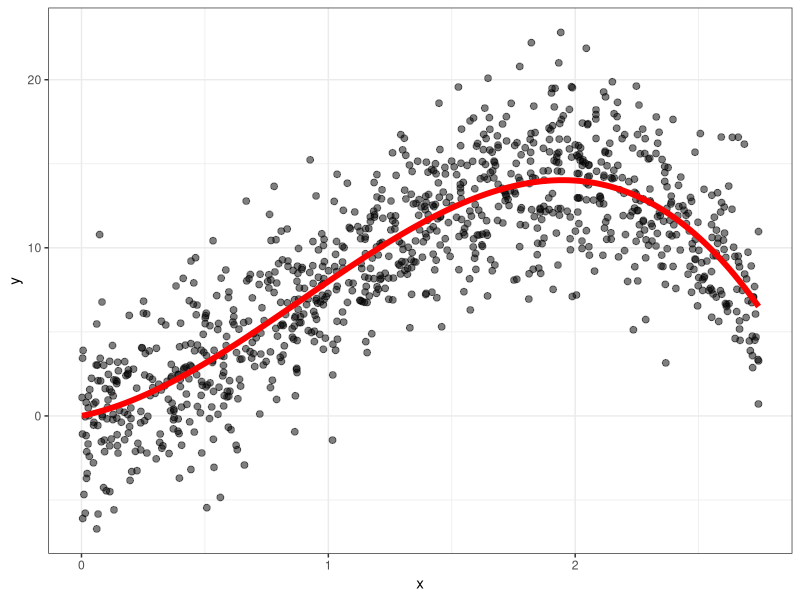
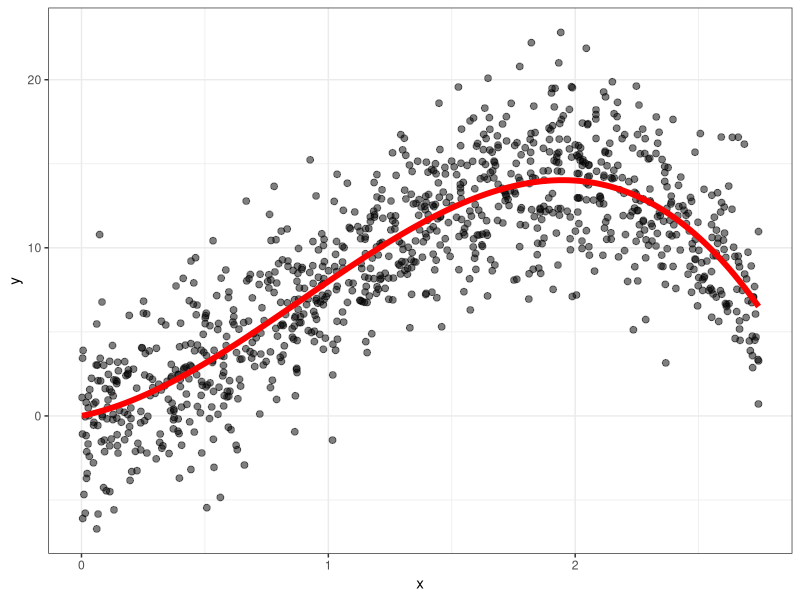
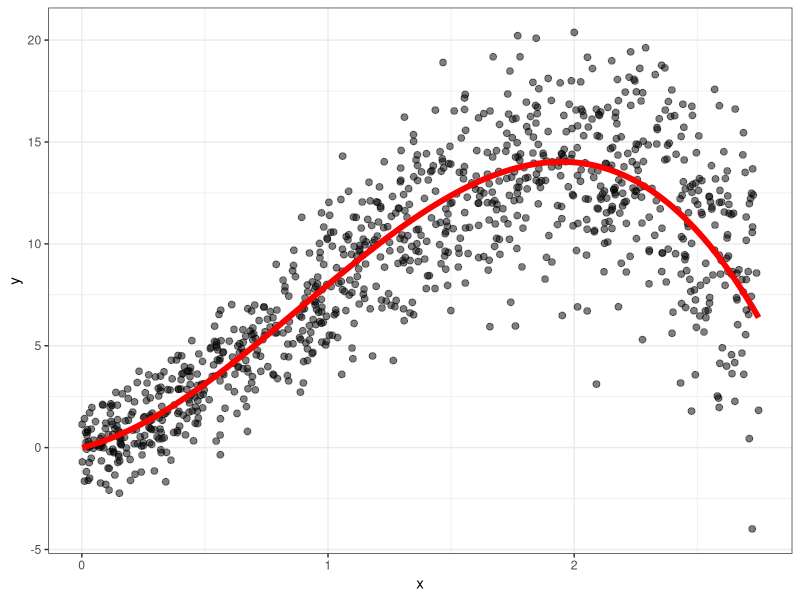
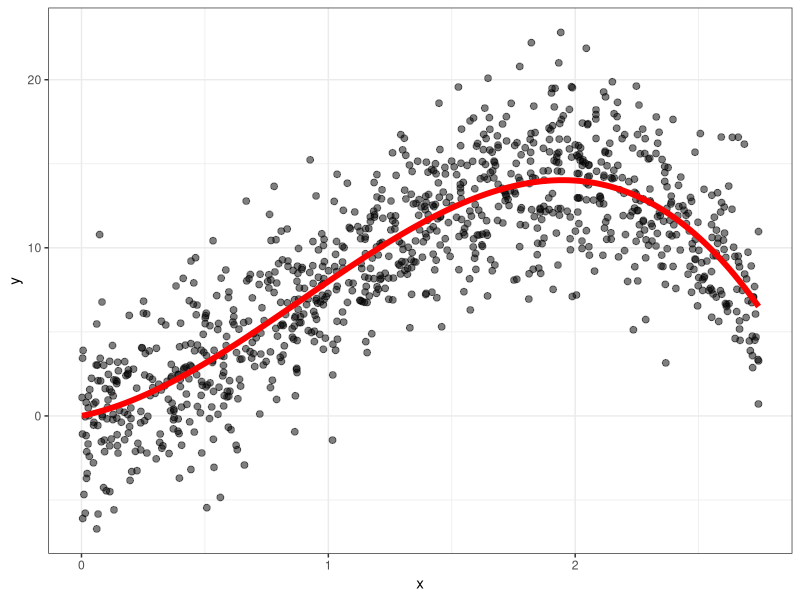
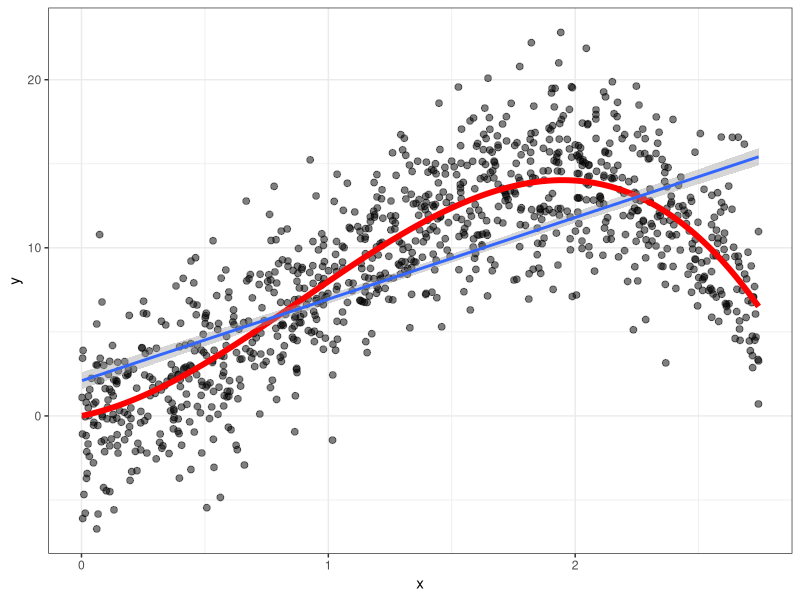
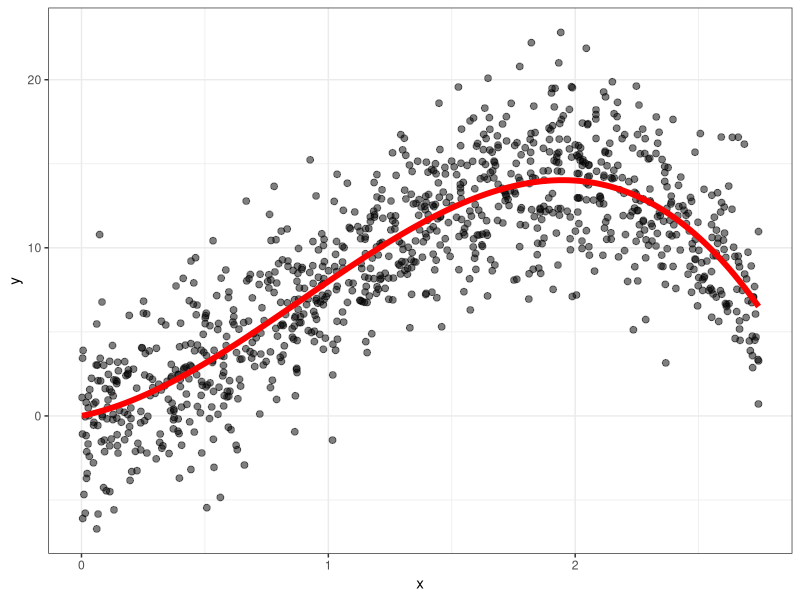
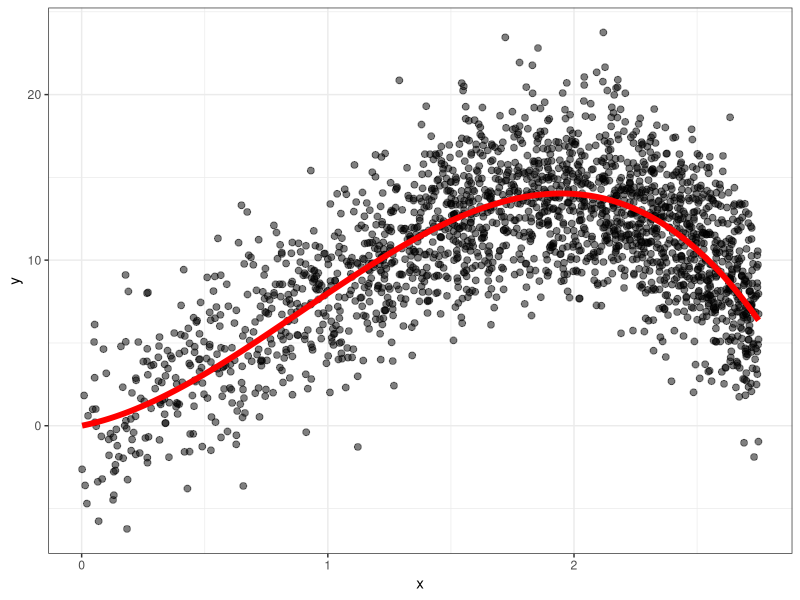
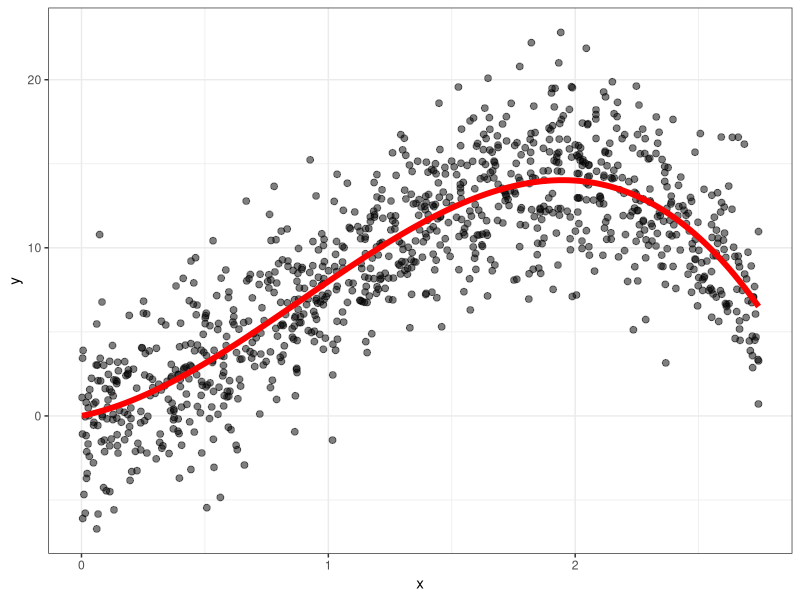

R code for these plots, in order:
## ---- chunk 1
library(tidyverse)
knitr::opts_chunk$set(fig.height=5, fig.width=8.5, fig.align="center", warning = F, message = F)
## ---- chunk 2
n <- 1000
dat <- tibble(x = runif(n, min = 0, max = 2.75)) |> 
  mutate(mu = 3*x + 8*x^2 - 3*x^3,
         y = rnorm(n, mean = mu, sd = 3))
p <- dat |> 
  ggplot(aes(x = x, y = y)) + 
  geom_point(alpha = .5, size = 2) +
  theme_bw() + 
  geom_line(aes(y = mu), col = "red", lwd = 2)
p
## ---- chunk 3
p
## ---- chunk 4
tibble(x = runif(n, min = 0, max = 2.75)) |> 
  mutate(mu = 3*x + 8*x^2 - 3*x^3,
         y = rnorm(n, mean = mu, sd = 1 + x)) |> 
  ggplot(aes(x = x, y = y)) + 
  geom_point(alpha = .5, size = 2) +
  theme_bw() + 
  geom_line(aes(y = mu), col = "red", lwd = 2)
## ---- chunk 5
p
## ---- chunk 6
p + 
  geom_smooth(method = lm)
## ---- chunk 7
p
## ---- chunk 8
n <- 5000
tibble(x = rnorm(n, mean = 3, sd = 1.5)) |> 
  mutate(mu = 3*x + 8*x^2 - 3*x^3,
         y = rnorm(n, mean = mu, sd = 3)) |> 
  filter(x > 0 & x < 2.75) |> 
  ggplot(aes(x = x, y = y)) + 
  geom_point(alpha = .5, size = 2) +
  theme_bw() + 
  geom_line(aes(y = mu), col = "red", lwd = 2)
## ---- chunk 9
p
## ---- chunk 10
head(dat, 4)
## ---- chunk 11
dat |> 
  summarize(var(y), var(y - mu), var(mu))
## ---- chunk 12
cef_alpha <- 0
cef_slope <- 2
n <- 15

set.seed(60641)
dat <- tibble(x = runif(n)) |> 
  mutate(y = rnorm(n, mean = cef_alpha + cef_slope*x, sd = .5)) |> 
  arrange(x)

the_lm <- lm(y ~ x, data = dat)

i <- 15
j <- 12
dat |> 
  ggplot(aes(x = x, y = y)) + 
  geom_point() + 
  geom_abline(slope = cef_slope, intercept = cef_alpha, col = "red", lwd = 1) + 
  geom_abline(slope = coef(the_lm)[2], intercept = coef(the_lm)[1], col = "black", lwd = 1) + 
  geom_text(x = .9, y = 1.9, label = "CEF", col = "red") + 
  geom_text(x = .9, y = .1 + predict(the_lm, newdata = data.frame(x = .9)), label = "OLS", col = "black") +
  geom_segment(x = dat$x[i], xend = dat$x[i], y = 2*dat$x[i], yend = dat$y[i], col = "red") + 
  geom_segment(x = dat$x[j], xend = dat$x[j], y = predict(the_lm, newdata = data.frame(x = dat$x[j])), yend = dat$y[j], col = "black")
  
 
## ---- chunk 13
ssr <- function(intercept, slope, dat){
  dat |> 
    mutate(prediction = intercept + slope*x,
           resid = y - prediction) |> 
    summarize(sum(resid^2)) |> 
    as.numeric()
}

betas <- expand_grid(intercept = seq(-1, 1, by = .025),
                    slope = seq(0, 4, by = .025))
                    
ssrs <- betas |> 
  mutate(this_ssr = pmap_dbl(betas, ssr, dat = dat)) 

the_min <- ssrs |> 
  filter(this_ssr == min(this_ssr))
the_min
## ---- chunk 14
nudge_x <-.05
nudge_y <-.025

ssrs |> 
  ggplot(aes(x = intercept, y = slope, z = this_ssr)) + 
  geom_contour() + 
  geom_point(x = coef(the_lm)[1], y = coef(the_lm)[2]) + 
  geom_point(x = 0, y = 2, col = "red") + 
  labs(x = "Intercept", y = "Slope", title = "Sum of squared residuals by grid method") +
  geom_text(x = 0 + nudge_x, y = 2 + nudge_y, label = "BLP") + 
  geom_text(data = the_min, aes(label = "Minimum\nSSR\ngrid point"), nudge_x = nudge_x, nudge_y = nudge_y)


## ---- chunk 15
X <- cbind(1, dat$x)
Y <- dat$y
solve(t(X)%*%X)%*%(t(X)%*%Y)
## ---- chunk 16
lm(y ~ x, data = dat)
## ---- chunk 17
lm(y ~ x, data = dat) |> summary()
## ---- chunk 18
pres <- read_csv("./../data/pres_data.csv") %>% 
  filter(year < 2020)
## ---- chunk 19
vote_app <- pres %>% 
  ggplot(aes(x = juneapp, y = incvote, label = year)) + 
  geom_point() + 
  ggrepel::geom_text_repel(size = 2) 
vote_app
## ---- chunk 20
vote_app + 
  geom_smooth(method = lm, se = F)
## ---- chunk 21
lm(incvote ~ juneapp, 
   data = pres)
## ---- chunk 22
# add variables to data
pres2 <- pres |> 
  mutate(juneapp_squared = juneapp^2,
         juneapp_cubed = juneapp^3)
lm(incvote ~ juneapp + juneapp_squared + juneapp_cubed, data = pres2)
## ---- chunk 23
# add variables to formula using I()
lm(incvote ~ juneapp + I(juneapp^2) + I(juneapp^3), data = pres)
## ---- chunk 24
# poly() function
lm(incvote ~ poly(juneapp, degree = 3, raw = T), data = pres)
## ---- chunk 25
pres %>% 
  ggplot(aes(x = juneapp, y = incvote)) + 
  geom_point() + 
  geom_smooth(method = "lm", se = F)
## ---- chunk 26
pres %>% 
  ggplot(aes(x = juneapp, y = incvote)) + 
  geom_point() + 
  geom_smooth(method = "lm", se = F,   #<<
              formula = y ~ poly(x, 3)) #<<
## ---- chunk 27
pres %>% 
  ggplot(aes(x = juneapp, y = incvote)) + 
  geom_point() + 
  geom_smooth(method = "lm", se = F,
              formula = y ~ poly(x, 12)) + #<<
  coord_cartesian(ylim = c(45, 62))
## ---- chunk 28
p
## ---- chunk 29
draw_dat <- function(n = 15){
  tibble(x = runif(n, min = 0, max = 2.75)) |> 
    mutate(mu = 3*x + 8*x^2 - 3*x^3, y = rnorm(n, mean = mu, sd = 3))
}

get_mse <- function(dat, mod){
  dat |> 
    mutate(resid = dat$y - predict(mod, newdata = dat)) |> 
    summarize(mean(resid^2)) |> 
    as.numeric()  
}
## ---- chunk 30
cef_dat <- tibble(x = seq(0, 2.75, by = .01)) |> 
  mutate(mu = 3*x + 8*x^2 - 3*x^3)

plot_dat <- draw_dat(n = 25)

base_plot <- plot_dat |> 
  ggplot(aes(x = x, y = y)) + 
  geom_point() +
  geom_line(data = cef_dat, aes(y = mu), col = "red", lwd = 2) + 
  geom_text(x = 0, y = 1, col = "red", label = "CEF") + 
  coord_cartesian(ylim = c(-5, 20))
## ---- chunk 31
base_plot +
  geom_smooth(method = "lm", se = F) + 
  labs(title = "Linear fit (polynomial order = 1)")
## ---- chunk 32
base_plot +
  geom_smooth(method = "lm", se = F, formula = y ~ poly(x, 3)) +
  labs(title = "Cubic fit (polynomial order = 3)")
## ---- chunk 33
big_dat <- draw_dat(n = 15000)
mod <- lm(y ~ x, data = dat)
results <- expand_grid(k = c(1, 2, 3, 4, 5),
            rep = 1:200,
            n = c(15, 50, 100, 500)) |> 
  mutate(data = map(n, draw_dat),
         mod = map2(k, data, ~ lm(y ~ poly(x, .x), data = .y)),
         mse_in_sample = map2_dbl(data, mod, get_mse),
         mse_out_of_sample = map_dbl(mod, get_mse, dat = big_dat)) 
## ---- chunk 34
results |> 
  pivot_longer(cols = contains("sample"), names_prefix = "mse_") |> 
  group_by(k, n, name) |> 
  summarize(value = mean(value)) |> 
  mutate(name = ifelse(name == "in_sample", "Mean squared residual\n(in sample)", "Mean squared error\n(in population)"),
         samp_size = factor(str_c("n = ", n)),
         samp_size = fct_reorder(samp_size, n)) |> 
  ggplot(aes(x = k, y = value, col = name)) + 
  geom_line(lwd = 1) + 
  coord_cartesian(ylim = c(0,30)) + 
  facet_wrap(vars(samp_size)) + 
  labs(x = "Order of polynomial", y = "Value", col = "") + 
  scale_color_manual(values = c("red", "black"))
